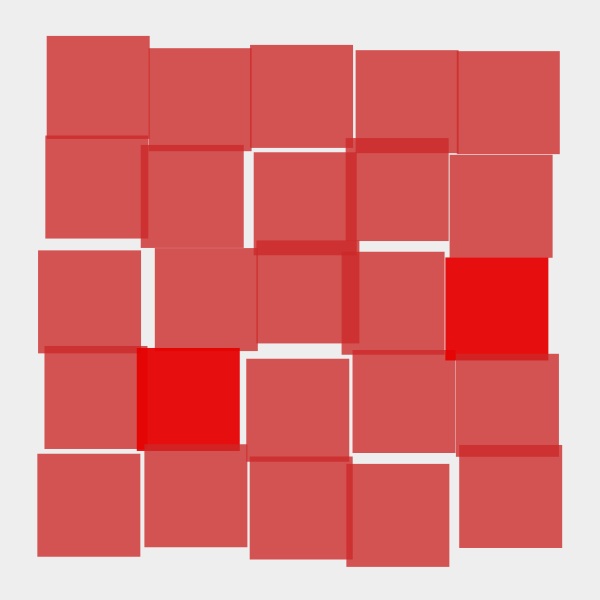
Frame 1 (no input)
Frame 60 (the mouse pressed at the canvas centre just before this capture): identical to frame 1, image omitted
Frame 120 (the mouse held since frame 60 and released just before this capture): identical to frame 1, image omitted

The Processing sketch that drew this single still picture (run headless with seeded random() and noise(); from frame 60 on, the mouse is pressed at the canvas centre):

// Processing sketch: processing_150365
// ── processing_150365.pde

// Monash Creative Coding Course, week 2, 'Vera Molnar' exercise
// version: Jerome Herr

int edge, col, num=5; // declaring the variables for the edge round the image, the color and the number of columns
float unit, sz; // unit = the width of a column, sz = size of the square
long rs = 100; // the variable for the randomSeed (that I want to change by mouseClick 
boolean shapeRect = true; // used to switch between rectangle and ellipse

void setup() {
  size(600, 600);
  noStroke();
  rectMode(CENTER);
  colorMode(HSB,255,100,100); // I'm using HSB since it's easier to get nice colors on the fly
  edge = width/14; //the empty space around the 5x5 squares
  unit = (width-2*edge)/num; //the width of a column
  col = 0; // the color to start with should be red (on the HSB scale)
}

void draw() {
  randomSeed(rs);
  background(#eeeeee);
  for (int i=0; i<num; i++) {
    for (int j=0; j<num; j++) {
      float r = random(1);  // a random number between 0 and 0.9999 in order to differentiate between darker and lighter squares
      if (r>0.85) {  // if r is greater than 0.85 then the square will be darker
        fill(col,100,90, 240);
      } else { //otherwiese it will be lighter
        fill(col, 80,80,200);
      }
      float varX = random(-10, 10);  // variables to make the squares look 'shaky'
      float varY = random(-10, 10);  // variables to make the squares look 'shaky'
      if (shapeRect) {
      rect(edge+(i+.5)*unit+varX, edge+(j+.5)*unit+varY, unit, unit);
      } else {
      ellipse(edge+(i+.5)*unit+varX, edge+(j+.5)*unit+varY, unit, unit);            
      }
    }
  }
}

void mouseClicked() {
  rs = hour()+minute()+second()+millis(); // = generate a new randomSeed > different look of the image
  col = (int) random(255); // = generate a new color 
}

void keyPressed() {
  shapeRect =! shapeRect; // flip the value; ellipse will become rectangle / rectangle will become ellipse
}
